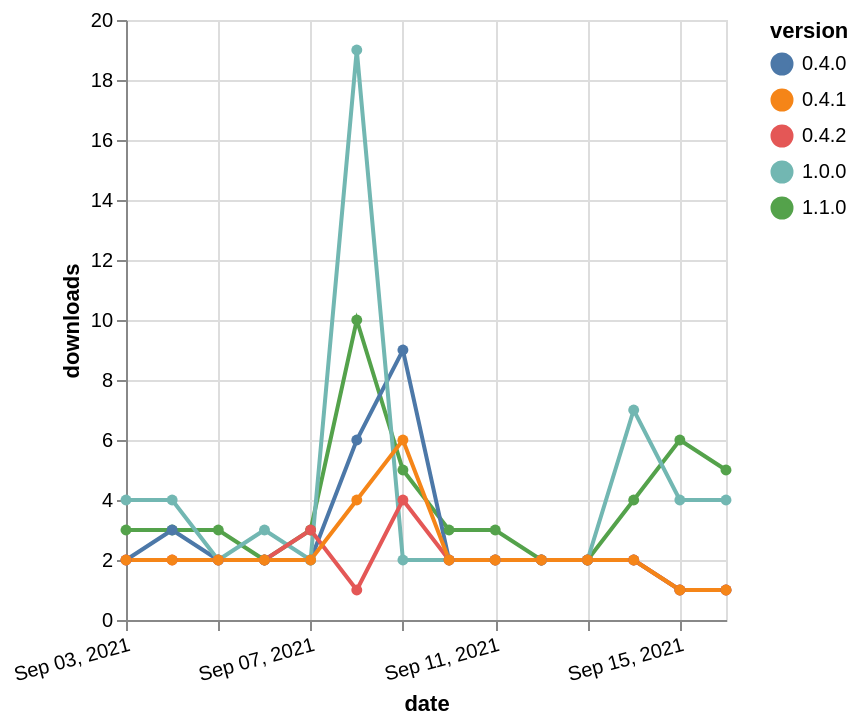

Express this chart as Vega-Lite.
### Vega-Lite specification from a JSON file in a GitHub repository (floating-point values rounded to 4 significant figures)
{"$schema": "https://vega.github.io/schema/vega-lite/v5.json", "description": "A simple bar chart with embedded data.", "data": {"values": [{"date": "2021-09-03", "total": 3168, "delta": 3, "version": "1.1.0"}, {"date": "2021-09-04", "total": 3171, "delta": 3, "version": "1.1.0"}, {"date": "2021-09-05", "total": 3174, "delta": 3, "version": "1.1.0"}, {"date": "2021-09-06", "total": 3176, "delta": 2, "version": "1.1.0"}, {"date": "2021-09-07", "total": 3179, "delta": 3, "version": "1.1.0"}, {"date": "2021-09-08", "total": 3189, "delta": 10, "version": "1.1.0"}, {"date": "2021-09-09", "total": 3194, "delta": 5, "version": "1.1.0"}, {"date": "2021-09-10", "total": 3197, "delta": 3, "version": "1.1.0"}, {"date": "2021-09-11", "total": 3200, "delta": 3, "version": "1.1.0"}, {"date": "2021-09-12", "total": 3202, "delta": 2, "version": "1.1.0"}, {"date": "2021-09-13", "total": 3204, "delta": 2, "version": "1.1.0"}, {"date": "2021-09-14", "total": 3208, "delta": 4, "version": "1.1.0"}, {"date": "2021-09-15", "total": 3214, "delta": 6, "version": "1.1.0"}, {"date": "2021-09-16", "total": 3219, "delta": 5, "version": "1.1.0"}, {"date": "2021-09-03", "total": 4538, "delta": 2, "version": "0.4.0"}, {"date": "2021-09-04", "total": 4541, "delta": 3, "version": "0.4.0"}, {"date": "2021-09-05", "total": 4543, "delta": 2, "version": "0.4.0"}, {"date": "2021-09-06", "total": 4545, "delta": 2, "version": "0.4.0"}, {"date": "2021-09-07", "total": 4547, "delta": 2, "version": "0.4.0"}, {"date": "2021-09-08", "total": 4553, "delta": 6, "version": "0.4.0"}, {"date": "2021-09-09", "total": 4562, "delta": 9, "version": "0.4.0"}, {"date": "2021-09-10", "total": 4564, "delta": 2, "version": "0.4.0"}, {"date": "2021-09-11", "total": 4566, "delta": 2, "version": "0.4.0"}, {"date": "2021-09-12", "total": 4568, "delta": 2, "version": "0.4.0"}, {"date": "2021-09-13", "total": 4570, "delta": 2, "version": "0.4.0"}, {"date": "2021-09-14", "total": 4572, "delta": 2, "version": "0.4.0"}, {"date": "2021-09-15", "total": 4573, "delta": 1, "version": "0.4.0"}, {"date": "2021-09-16", "total": 4574, "delta": 1, "version": "0.4.0"}, {"date": "2021-09-03", "total": 6440, "delta": 4, "version": "1.0.0"}, {"date": "2021-09-04", "total": 6444, "delta": 4, "version": "1.0.0"}, {"date": "2021-09-05", "total": 6446, "delta": 2, "version": "1.0.0"}, {"date": "2021-09-06", "total": 6449, "delta": 3, "version": "1.0.0"}, {"date": "2021-09-07", "total": 6451, "delta": 2, "version": "1.0.0"}, {"date": "2021-09-08", "total": 6470, "delta": 19, "version": "1.0.0"}, {"date": "2021-09-09", "total": 6472, "delta": 2, "version": "1.0.0"}, {"date": "2021-09-10", "total": 6474, "delta": 2, "version": "1.0.0"}, {"date": "2021-09-11", "total": 6476, "delta": 2, "version": "1.0.0"}, {"date": "2021-09-12", "total": 6478, "delta": 2, "version": "1.0.0"}, {"date": "2021-09-13", "total": 6480, "delta": 2, "version": "1.0.0"}, {"date": "2021-09-14", "total": 6487, "delta": 7, "version": "1.0.0"}, {"date": "2021-09-15", "total": 6491, "delta": 4, "version": "1.0.0"}, {"date": "2021-09-16", "total": 6495, "delta": 4, "version": "1.0.0"}, {"date": "2021-09-03", "total": 2274, "delta": 2, "version": "0.4.2"}, {"date": "2021-09-04", "total": 2276, "delta": 2, "version": "0.4.2"}, {"date": "2021-09-05", "total": 2278, "delta": 2, "version": "0.4.2"}, {"date": "2021-09-06", "total": 2280, "delta": 2, "version": "0.4.2"}, {"date": "2021-09-07", "total": 2283, "delta": 3, "version": "0.4.2"}, {"date": "2021-09-08", "total": 2284, "delta": 1, "version": "0.4.2"}, {"date": "2021-09-09", "total": 2288, "delta": 4, "version": "0.4.2"}, {"date": "2021-09-10", "total": 2290, "delta": 2, "version": "0.4.2"}, {"date": "2021-09-11", "total": 2292, "delta": 2, "version": "0.4.2"}, {"date": "2021-09-12", "total": 2294, "delta": 2, "version": "0.4.2"}, {"date": "2021-09-13", "total": 2296, "delta": 2, "version": "0.4.2"}, {"date": "2021-09-14", "total": 2298, "delta": 2, "version": "0.4.2"}, {"date": "2021-09-15", "total": 2299, "delta": 1, "version": "0.4.2"}, {"date": "2021-09-16", "total": 2300, "delta": 1, "version": "0.4.2"}, {"date": "2021-09-03", "total": 2723, "delta": 2, "version": "0.4.1"}, {"date": "2021-09-04", "total": 2725, "delta": 2, "version": "0.4.1"}, {"date": "2021-09-05", "total": 2727, "delta": 2, "version": "0.4.1"}, {"date": "2021-09-06", "total": 2729, "delta": 2, "version": "0.4.1"}, {"date": "2021-09-07", "total": 2731, "delta": 2, "version": "0.4.1"}, {"date": "2021-09-08", "total": 2735, "delta": 4, "version": "0.4.1"}, {"date": "2021-09-09", "total": 2741, "delta": 6, "version": "0.4.1"}, {"date": "2021-09-10", "total": 2743, "delta": 2, "version": "0.4.1"}, {"date": "2021-09-11", "total": 2745, "delta": 2, "version": "0.4.1"}, {"date": "2021-09-12", "total": 2747, "delta": 2, "version": "0.4.1"}, {"date": "2021-09-13", "total": 2749, "delta": 2, "version": "0.4.1"}, {"date": "2021-09-14", "total": 2751, "delta": 2, "version": "0.4.1"}, {"date": "2021-09-15", "total": 2752, "delta": 1, "version": "0.4.1"}, {"date": "2021-09-16", "total": 2753, "delta": 1, "version": "0.4.1"}]}, "width": "container", "mark": {"type": "line", "point": {"filled": true}}, "encoding": {"x": {"field": "date", "type": "temporal", "timeUnit": "yearmonthdate", "title": "date", "axis": {"labelAngle": -15}}, "y": {"field": "delta", "type": "quantitative", "title": "downloads"}, "color": {"field": "version", "type": "nominal"}, "tooltip": {"field": "delta"}}}
